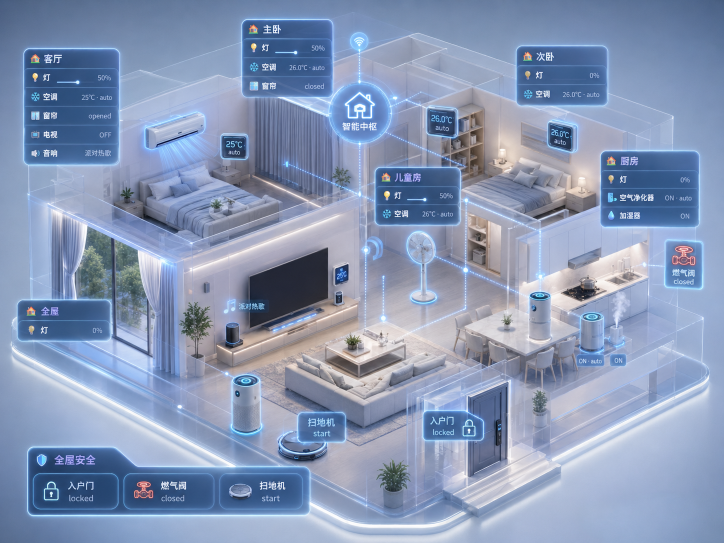
#> input picture 智能家居图.png, 1448 x 1086 px, found by its file name (shown at 1/2 size)
$ python process_bg.py
#> lines starting #> are read from the running program, lines starting #| are printed output that depends on the picture
"""一次性处理参考户型图：抹掉文字卡片，保留 3D 坊期与设备本体。

输入：E:/1/中兴/智能家居图.png（1448x1086 RGB）
输出：algorithm/static/bg_floorplan.png（同尺寸 RGBA，文字模糊后）

策略：
1. 在已知文字卡片位置（基于原图肉眼标注的相对坐标）应用 GaussianBlur(20)
2. 整图轻微降亮度 80% + 蓝紫色调匹配深色 UI
3. 保存 PNG（带 alpha）
"""
from __future__ import annotations
from pathlib import Path
from PIL import Image, ImageFilter, ImageEnhance, ImageDraw

# 源 / 目标
SRC = Path(r"E:/1/中兴/智能家居图.png")
DST = Path(__file__).resolve().parent.parent / "static" / "bg_floorplan.png"
DST.parent.mkdir(parents=True, exist_ok=True)

# 已知文字卡片矩形：每个矩形 (x0, y0, x1, y1) 单位为相对比例（0-1）
# 对照参考图肉眼标注：
TEXT_CARDS = [
    (0.00, 0.00, 0.18, 0.18),   # 左上：客厅卡片
    (0.30, 0.00, 0.50, 0.20),   # 中上：主卧卡片
    (0.65, 0.00, 0.92, 0.20),   # 右上：次卧卡片
    (0.40, 0.18, 0.60, 0.32),   # 中：儿童房卡片
    (0.78, 0.18, 1.00, 0.40),   # 右中：厨房卡片
    (0.00, 0.50, 0.20, 0.65),   # 左：全屋卡片
    (0.00, 0.85, 0.45, 1.00),   # 左下：全屋安全
    (0.40, 0.05, 0.55, 0.18),   # 智能中枢
]


def main():
    img = Image.open(SRC).convert("RGB")
#> img is the input picture: PIL image 1448x1086 RGB; mean R, G, B 135.2, 151.1, 181.3
    W, H = img.size
#> W = 1448; H = 1086

    # 第 1 步：抹掉文字卡片区域 —— 在每个矩形里提取那块图，重度模糊后贴回
    for x0, y0, x1, y1 in TEXT_CARDS:
        box = (int(x0 * W), int(y0 * H), int(x1 * W), int(y1 * H))
        region = img.crop(box).filter(ImageFilter.GaussianBlur(radius=22))
        img.paste(region, box)
#> this loop made 8 passes
#> pass 1, in main, `region = img.crop(box).filter(ImageFilter.GaussianBlur(radius=22))`:
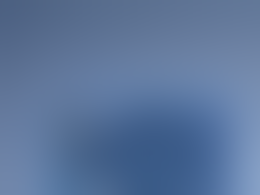
#> region: PIL image 260x195 RGB; mean R, G, B 91, 116.3, 154.6
#> pass 3, in main, `region = img.crop(box).filter(ImageFilter.GaussianBlur(radius=22))`:
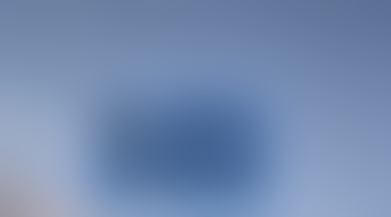
#> region: PIL image 391x217 RGB; mean R, G, B 115.3, 138.5, 175.3
#> after the loop:
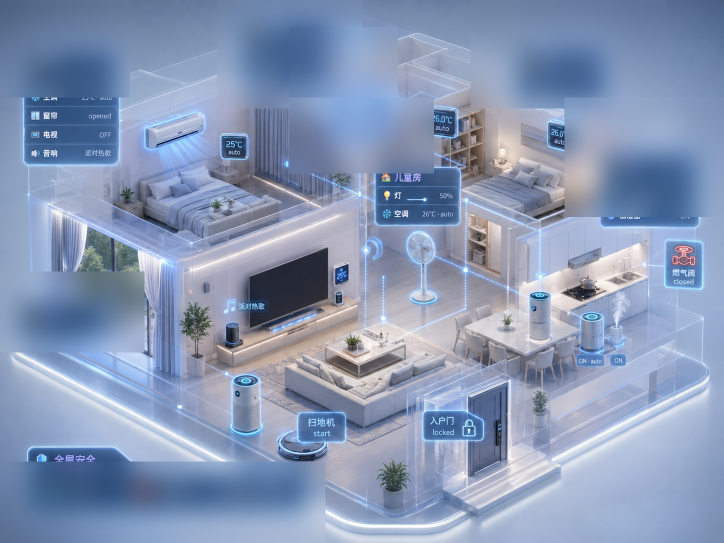
#> img: PIL image 1448x1086 RGB (shown at 1/2 size); mean R, G, B 135.3, 151.2, 181.3
#> after the loop:
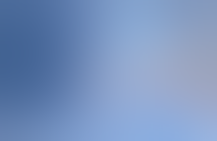
#> region: PIL image 217x141 RGB; mean R, G, B 120.7, 146.7, 189.5

    # 第 2 步：整图调色 —— 略降亮度、轻微蓝紫色调、提高对比度
    img = ImageEnhance.Brightness(img).enhance(0.85)
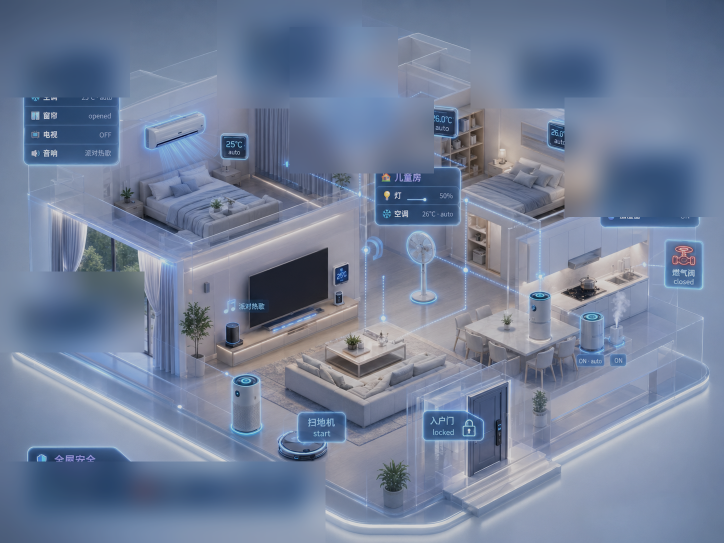
#> img: PIL image 1448x1086 RGB (shown at 1/2 size); mean R, G, B 114.5, 128, 153.7
    img = ImageEnhance.Contrast(img).enhance(1.10)

    # 蓝紫色调：与原图融合一层 #1a1d3a 半透明
    tint = Image.new("RGB", img.size, (26, 29, 58))
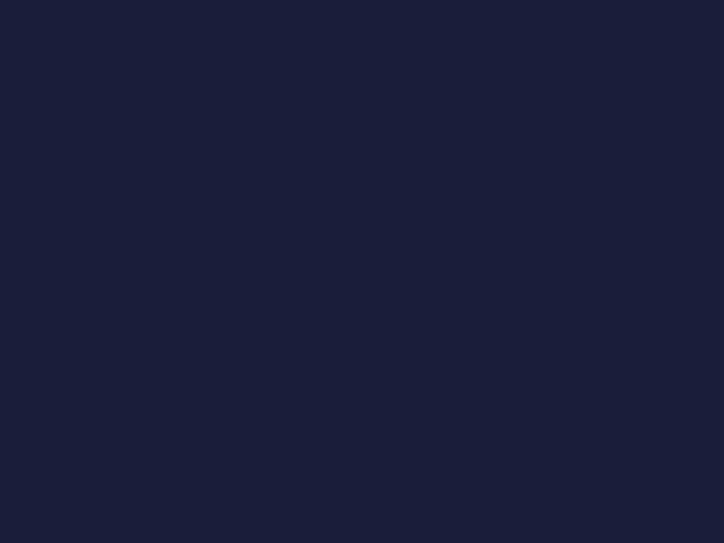
#> tint: PIL image 1448x1086 RGB (shown at 1/2 size); mean R, G, B 26, 29, 58
    img = Image.blend(img, tint, alpha=0.18)
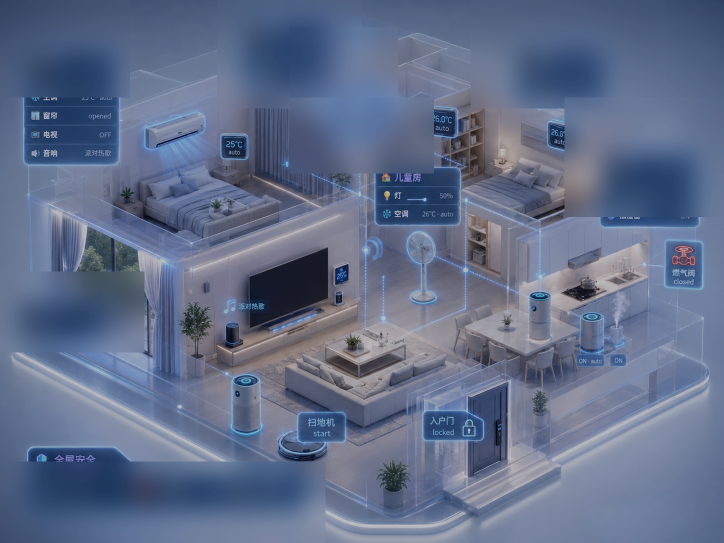
#> img: PIL image 1448x1086 RGB (shown at 1/2 size); mean R, G, B 96.7, 109.4, 137.8

    # 第 3 步：转 RGBA 加全图 alpha=235（让顶层 UI 略透）
    img = img.convert("RGBA")
#> img: PIL image 1448x1086 RGBA
    alpha = Image.new("L", img.size, 235)
#> alpha: PIL image 1448x1086 L; every value is 235
    img.putalpha(alpha)

    # 缩到 1280×960 再导出，控制文件大小
    target_w = 1280
    target_h = int(H * target_w / W)
#> target_h = 960
    img = img.resize((target_w, target_h), Image.LANCZOS)
#> img: PIL image 1280x960 RGBA

    img.save(DST, "PNG", optimize=True)
#> (the run stopped early here; a loop or call above may not have finished)
